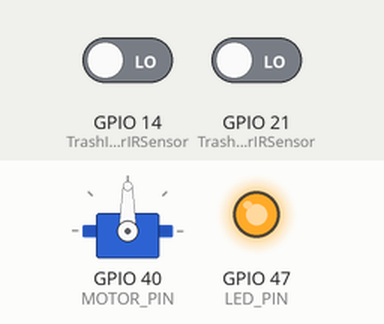
Simulated run of this sketch. Board: ESP32. On the bench: servo, output pins drawn as LEDs (lit = HIGH). The test bench sets the inputs (shaded band); at power-on: GPIO 21 (TrashDoorIRSensor) LOW, GPIO 14 (TrashInnerIRSensor) LOW. WiFi joins after 1.5 s; servers stay silent unless stated; no MQTT or app messages arrive unless stated; what the sketch prints to the serial monitor is not drawn.

Above: at 2.7 s.
2.8 s: GPIO 21 (TrashDoorIRSensor) driven HIGH
At 4.0 s:
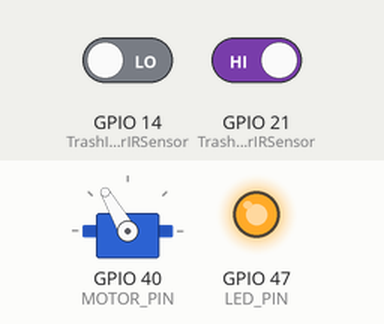
4.3 s: GPIO 14 (TrashInnerIRSensor) driven HIGH
At 6.1 s:
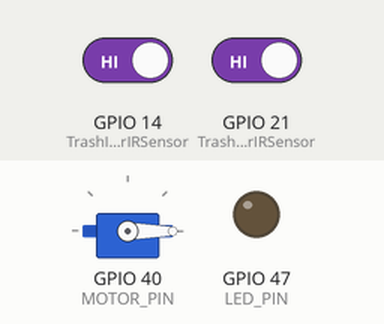
6.8 s: GPIO 14 (TrashInnerIRSensor) driven LOW
At 7.2 s:
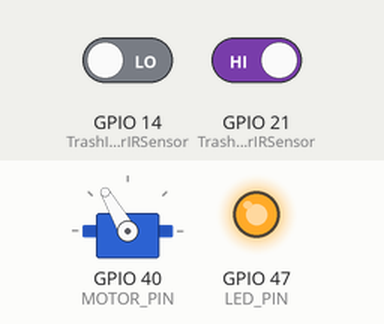
Timing chart, 0 to 9.8 s (numbered marks = the images above; inputs shaded):
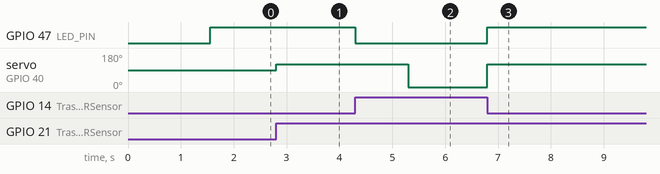

Measured:
- after the input at 2.8 s, servo on GPIO 40 (MOTOR_PIN): 90° → 120° at once
- after the input at 4.3 s, GPIO 47 (LED_PIN): HIGH → LOW at once; servo on GPIO 40 (MOTOR_PIN): 120° → 0° after 1.0 s
- after the input at 6.8 s, GPIO 47 (LED_PIN): LOW → HIGH at once; servo on GPIO 40 (MOTOR_PIN): 0° → 120° at once

The sketch:

assignment_groupab.ino
```cpp
#include <ESP32Servo.h>
#include <WiFi.h>
#include <PubSubClient.h>

#define MOTOR_PIN 40

const char* MQTT_SERVER = "35.240.229.185";
const int MQTT_PORT = 1883;
const char* MQTT_TOPIC = "iot";

const char* TrashDoorIRSensorID = "ed9cbe85-3682-4e9b-9abf-f8b0ae944675";
const char* TrashInnerIRSensorID = "b58e057f-eff7-4191-a18f-3f475792dbbb";
const char* TrashDoorServoID = "9abba489-3b2f-4cb7-b98d-6ff6f423d715";
const char* TrashInnerLEDID = "b514c9ec-d7d1-413a-a739-0fec2168df4b";

Servo servoMotor;
int pos = 0;
int TrashDoorIRSensor = 21;
int TrashInnerIRSensor = 14;
int LED_PIN = 47;
int delay_period = 1000;
unsigned long time_now = 0;
bool status = false, ready = true;

const char* ssid = "BaskinRobbins";
const char* password = "What7YouSay?";

unsigned long previousMillis = 0;
unsigned long previous15Millis = 0;
unsigned long previousSentServerMillis = 0;
unsigned long currentMillis = 0;
unsigned long lastMsgTime = 0;

const long interval = 1000;
const long INTERVAL = 1000;

WiFiClient espClient;
PubSubClient client(espClient);

void setup() {
  Serial.begin(115200);
  pinMode(TrashDoorIRSensor, INPUT);
  pinMode(TrashInnerIRSensor, INPUT);
  pinMode(LED_PIN, OUTPUT);
  servoMotor.attach(MOTOR_PIN);
  WiFi.begin(ssid, password);

  Serial.println("\nConnecting");
  while (WiFi.status() != WL_CONNECTED) {
    Serial.print(".");
    delay(100);
  }
  Serial.println("\nConnected to the WiFi network");
  Serial.print("Maker Feather AIoT S3 IP: ");
  Serial.println(WiFi.localIP());

  client.setServer(MQTT_SERVER, MQTT_PORT);
}

void reconnect() {
  while (!client.connected()) {
    Serial.println("Attempting MQTT connection...");
    if (client.connect("ESP32Client")) {
      Serial.println("Connected to MQTT server");
    } else {
      Serial.print("Failed, rc=");
      Serial.print(client.state());
      Serial.println(" Retrying in 5 seconds...");
      delay(5000);
    }
  }
}

void openBin() {
  // rotates from 120 degrees to 0 degrees
  for (int pos = 120; pos >= 0; pos -= 1) {
    if (currentMillis - previous15Millis >= 15) {
      servoMotor.write(pos);
      previous15Millis = currentMillis;
    }
  }
}

void closeBin() {
  // rotates from 0 degrees to 120 degrees
  for (int pos = 0; pos <= 120; pos += 1) {
    // in steps of 1 degree
    if (currentMillis - previous15Millis >= 15) {
      servoMotor.write(pos);
      previous15Millis = currentMillis;
    }
  }
}

void loop() {
  if (!client.connected()) {
    reconnect();
  }
  client.loop();

  int TrashDoorIRSensorStatus = digitalRead(TrashDoorIRSensor);
  if (TrashDoorIRSensorStatus == 1)
  {
    currentMillis = millis();

    if (status) {
      previousMillis = currentMillis;
      ready = true;
      status = !status;
    } else {
      if (ready && currentMillis - previousMillis >= interval) {
        previous15Millis = previousMillis;
        closeBin();
        ready = false;
        previousMillis = currentMillis;
        char payload[10];
        client.publish(MQTT_TOPIC, "hand leaving");
      }
    }
  } else {
    if (!status) {
      status = !status;
      openBin();
      char payload[10];
      client.publish(MQTT_TOPIC, "hand detected");
    }
  }
  int TrashInnerIRSensorStatus = digitalRead(TrashInnerIRSensor);
  if (TrashInnerIRSensorStatus == 1)
  {
    digitalWrite(LED_PIN, LOW);
  } else {
    digitalWrite(LED_PIN, HIGH);
    if (!status) {
      status = !status;
      openBin();
      char payload[10];
      client.publish(MQTT_TOPIC, "full bin");
    }
  }
}
```
